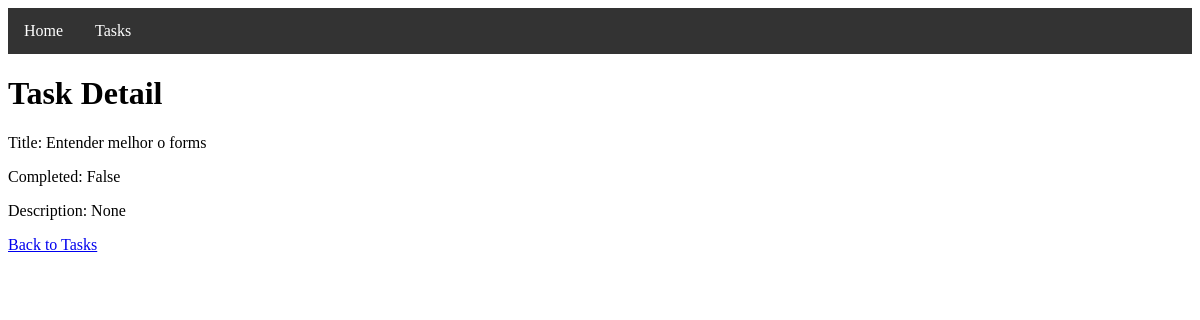
/detail/4/, run on the app's committed database.
### myapp/models.py (models this page shows)
class Task(models.Model):
    title = models.CharField(max_length=255)
    completed = models.BooleanField(default=False)
    description = models.TextField(blank=True, null=True)

### myapp/views.py (the view)
def detail(request, pk):
    task = Task.objects.get(id=pk)
    context = {
        'task': task
    }
    return render(request, 'detail.html', context)

### myapp/templates/detail.html (shortened to what this page needs)
{% extends 'nav.html' %}
{% block content %}
    <h1>Task Detail</h1>
    <p>Title: {{ task.title }}</p>
    <p>Completed: {{ task.completed }}</p>
    <p>Description: {{ task.description }}</p>
    <a href="{% url 'tasks' %}">Back to Tasks</a>
{% endblock %}

### data on the page
Task: title "Entender melhor o forms", completed "False", description "None"
